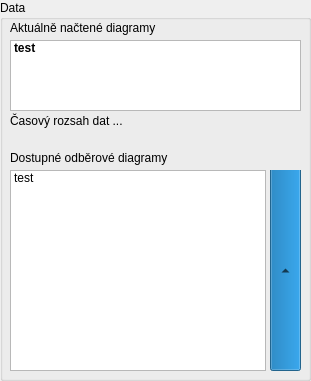
   <widget class="QGroupBox" name="groupData">
    <property name="geometry">
     <rect>
      <x>10</x>
      <y>0</y>
      <width>311</width>
      <height>381</height>
     </rect>
    </property>
    <property name="title">
     <string>Data</string>
    </property>
    <widget class="QToolButton" name="buttFilesSelect">
     <property name="geometry">
      <rect>
       <x>270</x>
       <y>170</y>
       <width>31</width>
       <height>201</height>
      </rect>
     </property>
     <property name="cursor">
      <cursorShape>UpArrowCursor</cursorShape>
     </property>
     <property name="autoFillBackground">
      <bool>false</bool>
     </property>
     <property name="styleSheet">
      <string notr="true">background-color: transparent
</string>
     </property>
     <property name="text">
      <string>...</string>
     </property>
     <property name="autoRaise">
      <bool>false</bool>
     </property>
     <property name="arrowType">
      <enum>Qt::UpArrow</enum>
     </property>
    </widget>
    <widget class="QProgressBar" name="progressLoad">
     <property name="geometry">
      <rect>
       <x>270</x>
       <y>170</y>
       <width>31</width>
       <height>201</height>
      </rect>
     </property>
     <property name="layoutDirection">
      <enum>Qt::LeftToRight</enum>
     </property>
     <property name="value">
      <number>100</number>
     </property>
     <property name="textVisible">
      <bool>true</bool>
     </property>
     <property name="orientation">
      <enum>Qt::Vertical</enum>
     </property>
    </widget>
    <widget class="QListWidget" name="listFilesAll">
     <property name="geometry">
      <rect>
       <x>10</x>
       <y>170</y>
       <width>256</width>
       <height>201</height>
      </rect>
     </property>
     <property name="selectionMode">
      <enum>QAbstractItemView::ExtendedSelection</enum>
     </property>
     <property name="selectionBehavior">
      <enum>QAbstractItemView::SelectRows</enum>
     </property>
     <item>
      <property name="text">
       <string>test</string>
      </property>
     </item>
    </widget>
    <widget class="QLabel" name="label_2">
     <property name="geometry">
      <rect>
       <x>10</x>
       <y>20</y>
       <width>241</width>
       <height>16</height>
      </rect>
     </property>
     <property name="font">
      <font>
       <weight>50</weight>
       <bold>false</bold>
      </font>
     </property>
     <property name="text">
      <string>Aktuálně načtené diagramy</string>
     </property>
    </widget>
    <widget class="QLabel" name="label">
     <property name="geometry">
      <rect>
       <x>10</x>
       <y>150</y>
       <width>241</width>
       <height>16</height>
      </rect>
     </property>
     <property name="text">
      <string>Dostupné odběrové diagramy</string>
     </property>
    </widget>
    <widget class="QListWidget" name="listFilesSel">
     <property name="geometry">
      <rect>
       <x>10</x>
       <y>40</y>
       <width>291</width>
       <height>71</height>
      </rect>
     </property>
     <property name="font">
      <font>
       <weight>75</weight>
       <bold>true</bold>
      </font>
     </property>
     <property name="selectionMode">
      <enum>QAbstractItemView::NoSelection</enum>
     </property>
     <item>
      <property name="text">
       <string>test</string>
      </property>
     </item>
    </widget>
    <widget class="QLabel" name="labelTimeRange">
     <property name="geometry">
      <rect>
       <x>10</x>
       <y>110</y>
       <width>291</width>
       <height>21</height>
      </rect>
     </property>
     <property name="text">
      <string>Časový rozsah dat ...</string>
     </property>
    </widget>
    <zorder>progressLoad</zorder>
    <zorder>buttFilesSelect</zorder>
    <zorder>listFilesAll</zorder>
    <zorder>label_2</zorder>
    <zorder>label</zorder>
    <zorder>listFilesSel</zorder>
    <zorder>labelTimeRange</zorder>
   </widget>
